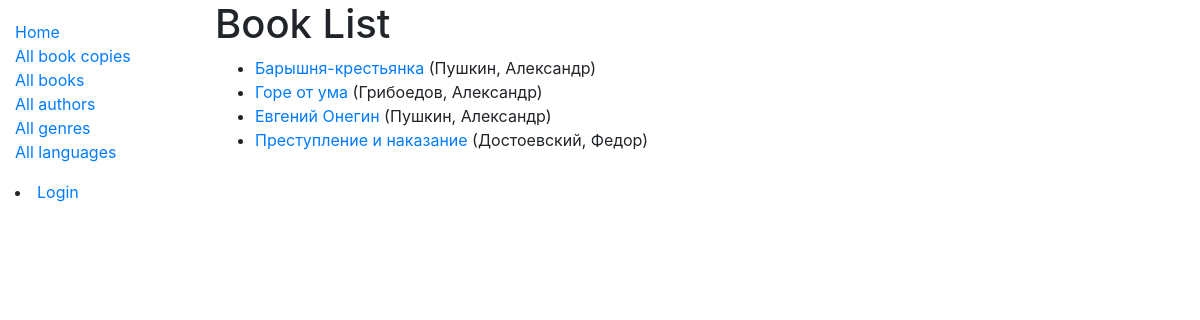
/catalog/books/, run on the app's committed database.
### catalog/models.py (models this page shows, shortened)
class Book(models.Model):
    title = models.CharField('Наименование', max_length=200, help_text='')
    author = models.ForeignKey('Author', verbose_name='Автор', on_delete=models.RESTRICT, null=True, help_text='')
    summary = models.TextField('О книге', max_length=1000, help_text='')
    isbn = models.CharField('ISBN', max_length=13, unique=True, help_text='')
    genre = models.ManyToManyField('Genre', verbose_name='Жанр', help_text='')
    language = models.ForeignKey('Language', verbose_name='Язык', on_delete=models.SET_NULL, null=True, help_text='')
    class Meta:
        ordering = ['title', 'author']
        permissions = (("can_change_books_data", "Add, edit, delete books"),)
    def display_genre(self):
        return ', '.join([genre.name for genre in self.genre.all()[:3]])
    display_genre.short_description = 'Жанр произведения'
    def get_absolute_url(self):
        return reverse('book-detail', args=[str(self.id)])

class Author(models.Model):
    first_name = models.CharField('Имя', max_length=100, help_text='')
    last_name = models.CharField('Фамилия', max_length=100, help_text='')
    date_of_birth = models.DateField('Дата рождения', null=True, blank=True, help_text='')
    date_of_death = models.DateField('Дата смерти', null=True, blank=True, help_text='')
    class Meta:
        ordering = ['last_name', 'first_name']
        permissions = (("can_change_authors_data", "Add, edit, delete authors"),)
    def __str__(self):
        return f'{self.last_name}, {self.first_name}'

### catalog/views.py (the view)
# urls.py: path('books/', views.BookListView.as_view(), name='books'),
class BookListView(generic.ListView):
    model = Book
    paginate_by = 10

### catalog/templates/catalog/book_list.html
{% extends "base_generic.html" %}
{% block content %}
    <h1>Book List</h1>
    {% if book_list %}
    <ul>
      {% for book in book_list %}
      <li>
        <a href="{{ book.get_absolute_url }}">{{ book.title }}</a> ({{book.author}})
      </li>
      {% endfor %}
    </ul>
    {% else %}
      <p>There are no books in the library.</p>
    {% endif %}
{% endblock %}

### data on the page
Book: title "Барышня-крестьянка", author "Пушкин, Александр"
Book: title "Горе от ума", author "Грибоедов, Александр"
Book: title "Евгений Онегин", author "Пушкин, Александр"
Book: title "Преступление и наказание", author "Достоевский, Федор"
